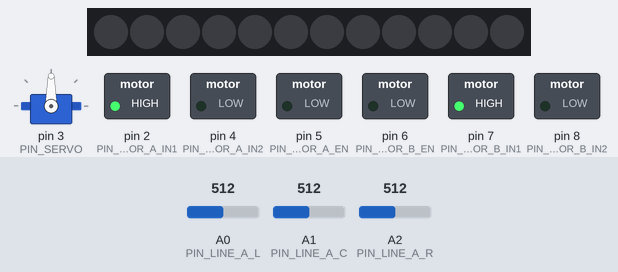
Simulated run of this sketch. Board: Arduino Uno, built with avr-gcc and run on an emulated ATmega328P. Parts: servo, 12 RGB LEDs in strip order, left to right, switched loads named in the sketch (green lamp = pin HIGH). The test bench sets the inputs (shaded band); at power-on: A0 (PIN_LINE_A_L) = 512, A1 (PIN_LINE_A_C) = 512, A2 (PIN_LINE_A_R) = 512.

Above: at 1.2 s.
1.3 s: A0 (PIN_LINE_A_L) set to 522
At 2.5 s:
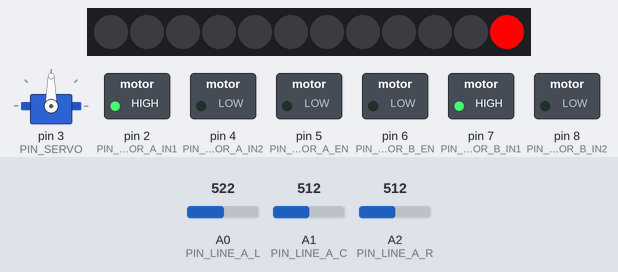
2.8 s: A1 (PIN_LINE_A_C) set to 716
At 3.8 s:
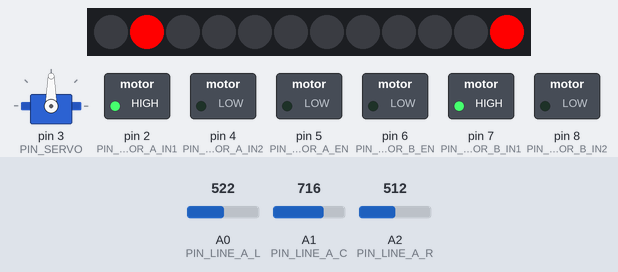
4.3 s: A2 (PIN_LINE_A_R) set to 716
At 4.9 s:
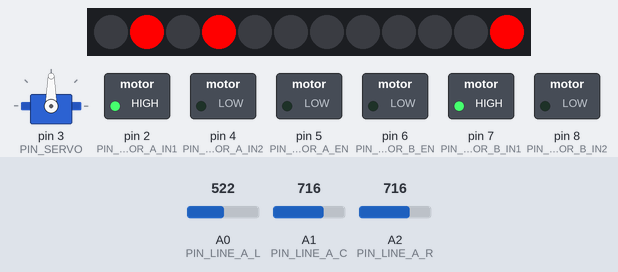
5.8 s: A0 (PIN_LINE_A_L) set to 511
At 6.1 s:
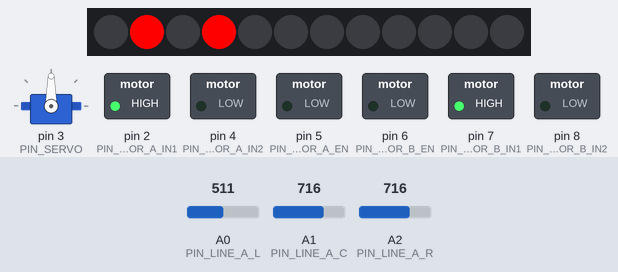
7.3 s: A1 (PIN_LINE_A_C) set to 511
At 8.4 s:
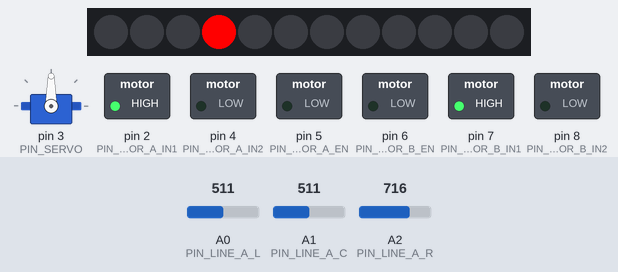
8.8 s: A0 (PIN_LINE_A_L) set to 716
At 9.6 s:
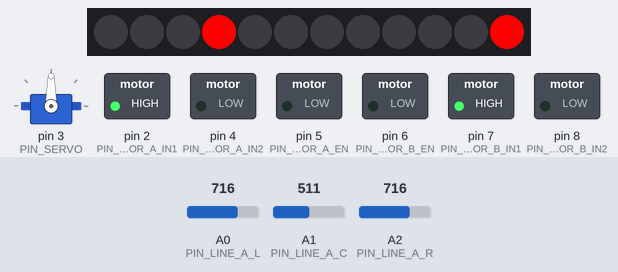
Timing chart, 0 to 11.3 s (numbered marks = the images above; inputs shaded):
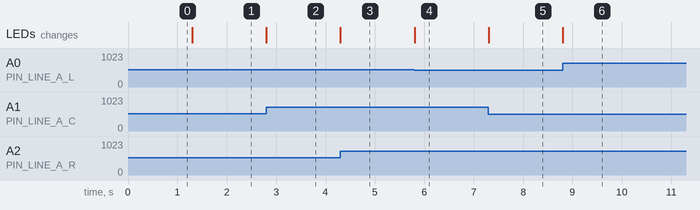

The sketch:

Turtle1.ino
```cpp
#define PIN_MOTOR_A_IN1 2
#define PIN_MOTOR_A_IN2 4
#define PIN_MOTOR_B_IN1 7
#define PIN_MOTOR_B_IN2 8
#define PIN_MOTOR_A_EN 5
#define PIN_MOTOR_B_EN 6

#define PIN_US_TRIG 13
#define PIN_US_ECHO 12

#define PIN_SERVO 3

#define PIN_LINE_D_L 9
#define PIN_LINE_D_C 10
#define PIN_LINE_D_R 11

#define PIN_LINE_A_L A0
#define PIN_LINE_A_C A1
#define PIN_LINE_A_R A2

#define PIN_LEDS A3

#include <Servo.h>
Servo myservo;

#include "FastLED.h"
#define NUM_LEDS 12
CRGB leds[NUM_LEDS];

int getCm() {
  digitalWrite(PIN_US_TRIG, LOW);
  delayMicroseconds(5);
  digitalWrite(PIN_US_TRIG, HIGH);
  delayMicroseconds(10);
  digitalWrite(PIN_US_TRIG, LOW);
  return (pulseIn(PIN_US_ECHO, HIGH) / 2) / 29.1;
}

void setup() {
  Serial.begin(57600);
  pinMode(PIN_MOTOR_A_IN1, OUTPUT);
  pinMode(PIN_MOTOR_A_IN2, OUTPUT);
  pinMode(PIN_MOTOR_B_IN1, OUTPUT);
  pinMode(PIN_MOTOR_B_IN2, OUTPUT);
  pinMode(PIN_MOTOR_A_EN, OUTPUT);
  pinMode(PIN_MOTOR_B_EN, OUTPUT);
  digitalWrite(PIN_MOTOR_A_IN1, 1);
  digitalWrite(PIN_MOTOR_A_IN2, 0);
  digitalWrite(PIN_MOTOR_B_IN1, 1);
  digitalWrite(PIN_MOTOR_B_IN2, 0);

  pinMode(PIN_US_TRIG, OUTPUT);
  pinMode(PIN_US_ECHO, INPUT);

  pinMode(PIN_SERVO, OUTPUT);

  pinMode(PIN_LINE_D_L, INPUT);
  pinMode(PIN_LINE_D_C, INPUT);
  pinMode(PIN_LINE_D_R, INPUT);
  pinMode(PIN_LINE_A_L, INPUT);
  pinMode(PIN_LINE_A_C, INPUT);
  pinMode(PIN_LINE_A_R, INPUT);

  myservo.attach(PIN_SERVO);

  FastLED.addLeds<WS2812, PIN_LEDS, GRB>(leds, NUM_LEDS);
}

void loop() {
  if (analogRead(PIN_LINE_A_L) > 512){
    leds[11] = CRGB(255,0,0);
  } else
    leds[11] = 0;
  if (analogRead(PIN_LINE_A_C) > 512){
    leds[1] = CRGB(255,0,0);
  } else
    leds[1] = 0;
  if (analogRead(PIN_LINE_A_R) > 512){
    leds[3] = CRGB(255,0,0);
  } else
    leds[3] = 0;
  FastLED.show();
  /*
  for (int i = 0; i < 180; i++){
    myservo.write(i);
    delay(10);
    Serial.println(getCm());
  }
  for (int i = 0; i < 180; i++){
    myservo.write(180-i);
    delay(10);
    Serial.println(getCm());
  }
  */
  /*
  for (uint8_t i = 0; i < 255; i++){
    analogWrite(PIN_MOTOR_A_EN, i);
    analogWrite(PIN_MOTOR_B_EN, i);
    delay(10);
  }
  digitalWrite(PIN_MOTOR_A_EN, 1);
  digitalWrite(PIN_MOTOR_B_EN, 1);
  delay(1000);
  for (uint8_t i = 255; i > 0; i--){
    analogWrite(PIN_MOTOR_A_EN, i);
    analogWrite(PIN_MOTOR_B_EN, i);
    delay(10);
  }
  digitalWrite(PIN_MOTOR_A_EN, 0);
  digitalWrite(PIN_MOTOR_B_EN, 0);
  delay(1000);
  */
}
```

Measured:
- the behaviour switches between 512 and 513 on A0 (PIN_LINE_A_L) (found by bisection; images 0 and 1)
- after the input at 1.3 s, the LEDs: change at once (image 1)
- after the input at 2.8 s, the LEDs: change at once (image 2)
- after the input at 4.3 s, the LEDs: change at once (image 3)
- after the input at 5.8 s, the LEDs: change at once (image 4)
- after the input at 7.3 s, the LEDs: change at once (image 5)
- after the input at 8.8 s, the LEDs: change at once (image 6)
